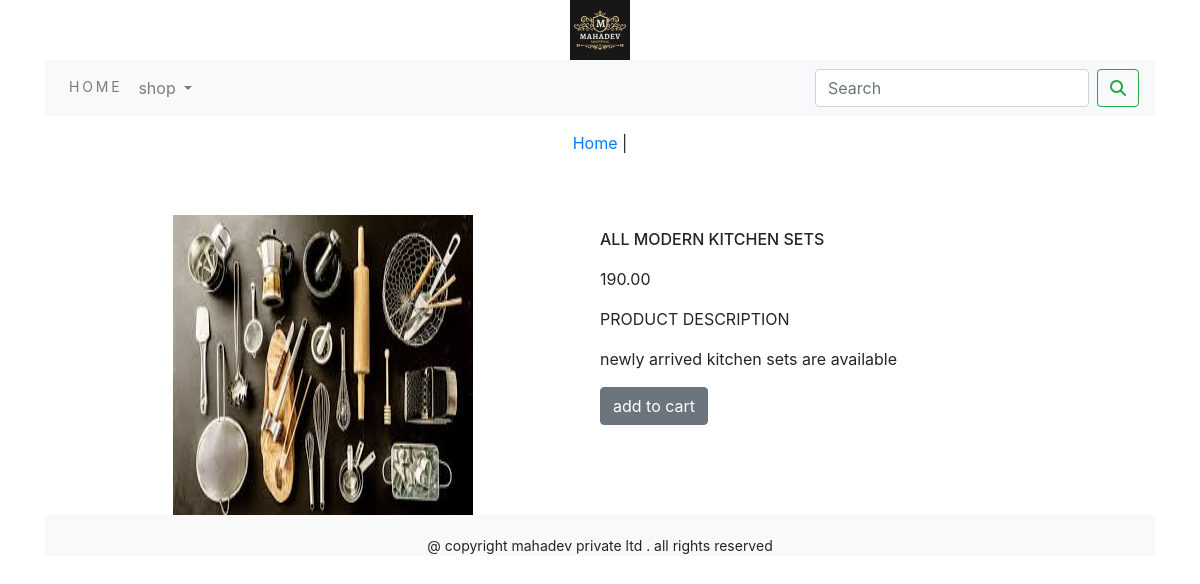
The app's page /shopapp/kitchen-sets/all-modern-kitchen-sets/ with its own data.
### shopapp/models.py (models this page shows, shortened)
class Product(models.Model):
    name=models.CharField(max_length=250,unique=True)
    slug=models.SlugField(max_length=250,unique=True)
    description=models.TextField(blank=True)
    price=models.DecimalField(max_digits=10,decimal_places=2)
    category=models.ForeignKey('category',on_delete=models.CASCADE)
    image=models.ImageField(upload_to='Product',blank=True)
    stock=models.IntegerField()
    available=models.BooleanField(default=True)
    created=models.DateTimeField(auto_now_add=True)
    updated=models.DateTimeField(auto_now_add=True)
    class Meta:
        ordering=('name',)
        verbose_name='product'
        verbose_name_plural='products'

### shopapp/views.py (the view)
# urls.py: path('<slug:c_slug>/<slug:p_slug>/',views.Productdetail, name="Product_cat_detail")
def Productdetail(request,c_slug,p_slug):
    try:
        product=Product.objects.get(category__slug=c_slug,slug=p_slug)
    except Exception as e:
        raise e
    return render(request,'product.html',{'product':product})

### cart/context_processors.py (called while the page is built)
def counter(request):
    item_count=0
    if "admin" in request.path:
        return{}
    else:
        try:
            cart=Cart.objects.filter(cart_id=_cart_id(request))
            car_items=Cart_Item.objects.all().filter(cart=cart[:1])
            for cart_item in car_items:
                item_count += cart_item.quantity
        except Cart.DoesNotexist:
            item_count=0
    return dict(item_count=item_count)

### cart/views.py (called while the page is built)
def _cart_id(request):
    cart=request.session.session_key
    if not cart:
        cart=request.session.create()
    return cart

### shopapp/context_processors.py (called while the page is built)
def menu_links(request):
    links=Category.objects.all()
    return dict(links=links)

### shopapp/models.py (called while the page is built)
    def get_url(self):
        return reverse('shopapp:products_by_category', args=[self.slug])

### templates/product.html (shortened to what this page needs)
{% extends 'base.html' %}
{% load static %}
{% block body %}
<div class="row my_prod_row">
  <div class="mx-auto">
    <p><a href="{% url 'shopapp:AllProductCategory' %}"> Home </a>| <a href="{{product.category.get_url}}"></a><a href="{[product.category}}"></a> <a href="{[product.name}}"></a></p>
  </div>
</div>
<br>
<div class="container">
  <div class="row">
    <div class="col-12 col-sm-12 col-lg-6 text-center">
        <div>
      <img src="{{product.image.url}}" width="300" height="300">
    </div>
  </div>
  <div>
    <div >
        <div>
      <h1 class="my-prod_title">
        {{product.name}}
      </h1>
      <p>{{product.price}}</p>
      <p class="my_title"> Product description</p>
      <p class="text-justify my_prod_text"> {{product.description}}</p>
      {% if product.stock <= 0 %}
      <p><b> out of stock</b></p>
      {% else %}
      <a class="btn btn-secondary" href="{% url 'cart:add_cart' product.id %}" alt="{{product.name}}"> add to cart</a>
      {% endif %}
            </div>
        </div>
  </div>
</div>
</div>
{% endblock %}

### static/css/custom.css (style rules this page uses)
body { font-family:'Raleway', sans-serif; }
.my_prod_row { padding-top:15px; padding-bottom:20px; }
.my-prod_title { font-size:16px; text-transform:uppercase; padding-top:15px; padding-bottom:10px; }
.my_prod_text { padding-right:20px; }
.my_title { font-size:16px; text-transform:uppercase; }

### records on screen
Product: image (picture), name "ALL MODERN KITCHEN SETS", price "190.00", description "newly arrived kitchen sets are available"
